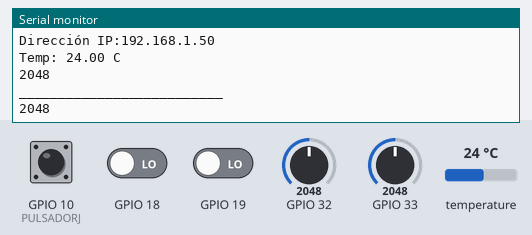
This sketch was run on a simulated ESP32-S3. Parts: the last lines printed to the serial monitor. Inputs (shaded band) come from the test bench; at power-on: temperature 24 °C, GPIO 32 = 2048, GPIO 33 = 2048, GPIO 10 (PULSADORJ) LOW, GPIO 18 LOW, GPIO 19 LOW. WiFi joins after 1.5 s; servers stay silent unless stated.

Above: at 2.8 s.
2.9 s: temperature set to 12 °C
At 4.0 s:
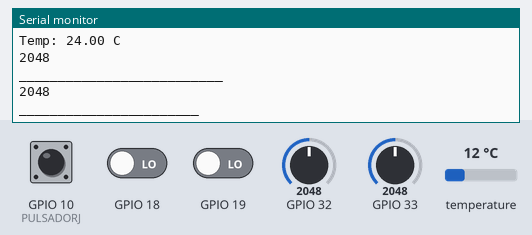
7.6 s: GPIO 32 set to 2866
At 10.17 s:
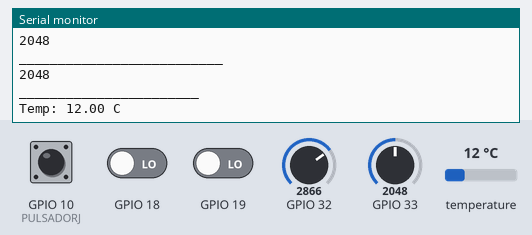
11.2 s: GPIO 33 set to 1228
At 14.2 s:
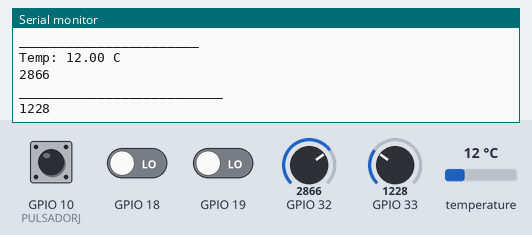
14.8 s: temperature set to 19 °C
At 17.7 s:
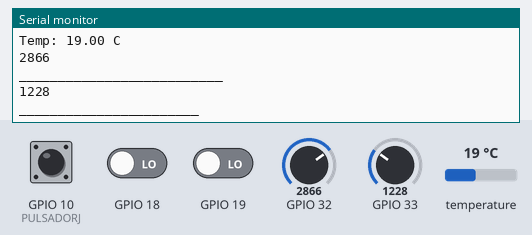
18.4 s: GPIO 32 set to 3603
At 18.9 s:
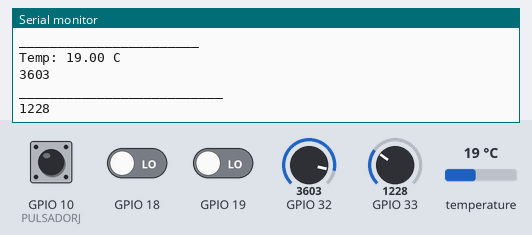
22.0 s: GPIO 33 set to 491
At 24.6 s:
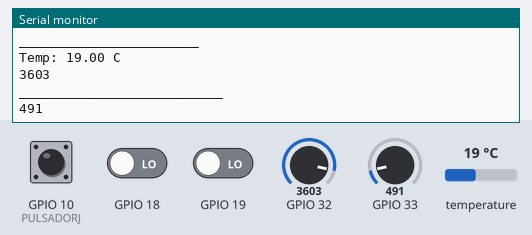
Timing chart, 0 to 26.1 s (numbered marks = the images above; inputs shaded):
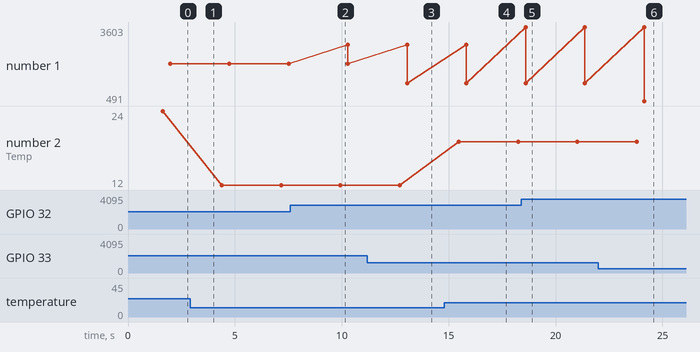

The sketch:

Emisor.ino
```cpp
#include <FirebaseESP32.h>
#include <WiFi.h>
#include<WiFiClient.h>
#include <Wire.h>
#include <AHT10.h>
AHT10 myAHT10(0x38);

WiFiClient client;
FirebaseData EspFirebase;
String PATH = "Final2";
String URL = "final2-4e876-default-rtdb.firebaseio.com";
String PASS = "mfqmnXHlp6mRAAO4xP6MadgThE4cfIpyc7tBhGSN";
String valor;
int valor_int;
int X, Y, SW, PULSADORJ = 10, BOTON1, BOTON2;


void setup() {
  Serial.begin(115200);
  WiFi.mode(WIFI_STA); //station el ESP como estación
  WiFi.begin("MOVISTAR_19AB","443031394142Nq5WhOg7");
  Serial.println("Conectado....");
  while(WiFi.status() !=WL_CONNECTED)
  {
    Serial.print('.');
    delay(200);
  }
  Serial.println();
  Serial.print("Dirección IP:");
  Serial.println(WiFi.localIP());
  if (!myAHT10.begin()) {
    Serial.println("No hay sensor!");
    while (1);
  }

  Firebase.begin(URL,PASS);
  Firebase.reconnectWiFi(true);


}

void loop() {
  float temp = myAHT10.readTemperature();
  Serial.print("Temp: "); Serial.print(temp); Serial.println(" C");
  Firebase.setInt(EspFirebase, PATH + "/Sensortemp", temp);
  delay(200);
  X = analogRead(32);
  Y = analogRead(33);
  SW = digitalRead(PULSADORJ);
  BOTON1 = digitalRead(18);
  BOTON2 = digitalRead(19);
  Serial.println(X); Serial.println("__________________________"); Serial.println(Y);
  Firebase.setInt(EspFirebase, PATH + "/JoystickX", X);
  delay(200);
  Firebase.setInt(EspFirebase, PATH + "/JoystickY", Y);
  delay(200);
  Firebase.setInt(EspFirebase, PATH + "/BOTON1", BOTON1);
  delay(200);
  Firebase.setInt(EspFirebase, PATH + "/BOTON2", BOTON2);
  delay(200);
  Serial.println("_______________________");
  delay(1000);
}
```

Measured:
- after the input at 11.2 s, the serial monitor: prints a new line after 1.9 s (image 3)
- after the input at 14.8 s, the serial monitor: prints a new line after 0.68 s (image 4)
- after the input at 18.4 s, the serial monitor: prints a new line after 0.20 s (image 5)
- after the input at 22.0 s, the serial monitor: prints a new line after 2.1 s (image 6)
- plotted number 1: 2048 → 1228 after the input at 11.2 s, 1228 → 491 after the input at 22.0 s
- plotted number 2: 24 → 12 after the input at 2.9 s, 12 → 19 after the input at 14.8 s
